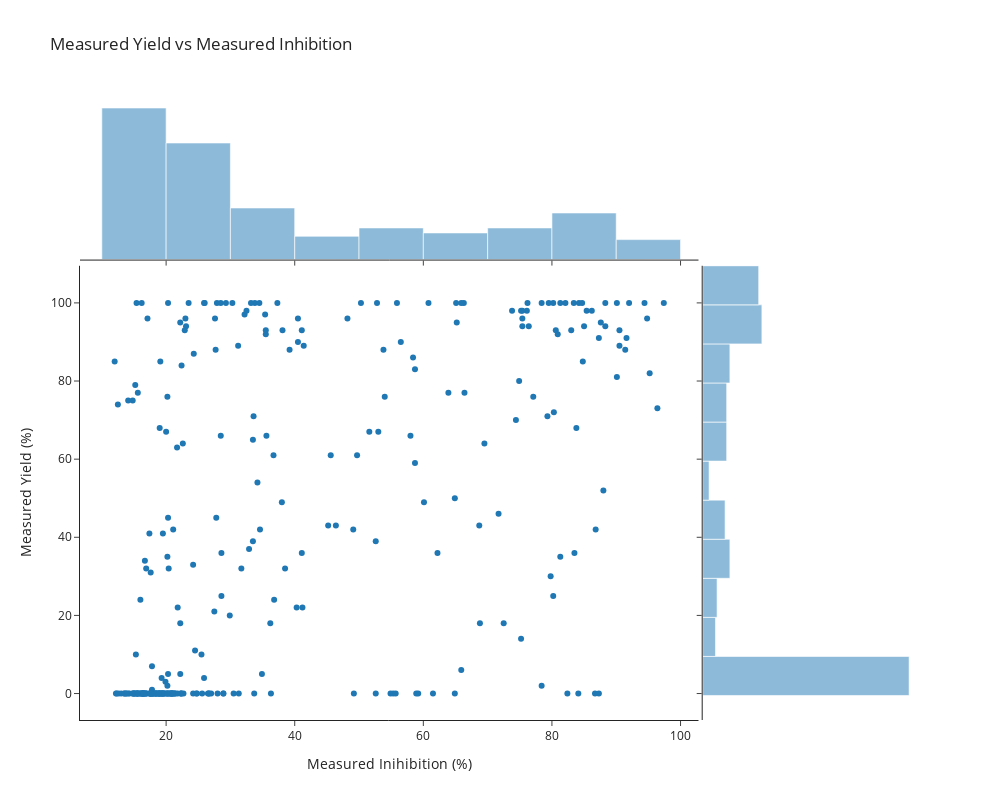

The notebook cell this image was saved under:
### Code cell
import time

fig = px.scatter(merged_df,
                 x='Inhibition (%)',
                 y='yield (%)',
                 width=1000,
                 height=800,
                 title='Measured Yield vs Measured Inhibition',
                labels={
                    "yield (%)": "Measured Yield (%)",
                    "Inhibition (%)": "Measured Inihibition (%)",
                },
                 marginal_x='histogram',
                 marginal_y='histogram',
                 template='simple_white',)
# fig.update_layout(
#     plot_bgcolor="white",
#     xaxis=dict(linecolor="black"),
#     yaxis=dict(linecolor="black")
#     template='simple_white'
#     )
# fig.update_xaxes(ticks="outside")
# fig.update_trace(marker={'size': 15})
# fig.update_yaxes(ticks="outside")
fig.write_image('yield_vs_activity.pdf')
time.sleep(2)
fig.write_image('yield_vs_activity.pdf')
fig.show()
# app = molplotly.add_molecules(
#     fig=fig, df=merged_df, title_col='Molecule Name', smiles_col='smiles', wrap=True, wraplen=25, width=150)

# app.run_server(mode='inline', port=8043, height=650)

### Figure 1 — Plotly figure (JSON) as saved in the notebook; plotly's stock layout.template omitted (floating-point values rounded to 4 significant figures; data arrays with more than 128 entries replaced by an {"elided": "..."} marker saying what was removed)
{"data": [{"hovertemplate": "Measured Inihibition (%)=%{x}<br>Measured Yield (%)=%{y}<extra></extra>", "legendgroup": "", "marker": {"color": "#1F77B4", "symbol": "circle"}, "mode": "markers", "name": "", "orientation": "v", "showlegend": false, "type": "scatter", "x": {"elided": "300 float values"}, "xaxis": "x", "y": {"elided": "300 int values"}, "yaxis": "y"}, {"alignmentgroup": "True", "bingroup": "x", "hovertemplate": "Measured Inihibition (%)=%{x}<br>count=%{y}<extra></extra>", "legendgroup": "", "marker": {"color": "#1F77B4"}, "name": "", "offsetgroup": "", "opacity": 0.5, "showlegend": false, "type": "histogram", "x": {"elided": "300 float values"}, "xaxis": "x3", "yaxis": "y3"}, {"alignmentgroup": "True", "bingroup": "y", "hovertemplate": "Measured Yield (%)=%{y}<br>count=%{x}<extra></extra>", "legendgroup": "", "marker": {"color": "#1F77B4"}, "name": "", "offsetgroup": "", "opacity": 0.5, "showlegend": false, "type": "histogram", "xaxis": "x2", "y": {"elided": "300 int values"}, "yaxis": "y2"}], "layout": {"barmode": "overlay", "height": 800, "legend": {"tracegroupgap": 0}, "title": {"text": "Measured Yield vs Measured Inhibition"}, "width": 1000, "xaxis": {"anchor": "y", "domain": [0, 0.7363], "title": {"text": "Measured Inihibition (%)"}}, "xaxis2": {"anchor": "y2", "domain": [0.7413, 1], "matches": "x2", "showline": false, "showticklabels": false, "ticks": ""}, "xaxis3": {"anchor": "y3", "domain": [0, 0.7363], "matches": "x", "showticklabels": false}, "xaxis4": {"anchor": "y4", "domain": [0.7413, 1], "matches": "x2", "showline": false, "showticklabels": false, "ticks": ""}, "yaxis": {"anchor": "x", "domain": [0, 0.7326], "title": {"text": "Measured Yield (%)"}}, "yaxis2": {"anchor": "x2", "domain": [0, 0.7326], "matches": "y", "showticklabels": false}, "yaxis3": {"anchor": "x3", "domain": [0.7426, 1], "matches": "y3", "showline": false, "showticklabels": false, "ticks": ""}, "yaxis4": {"anchor": "x4", "domain": [0.7426, 1], "matches": "y3", "showline": false, "showticklabels": false, "ticks": ""}}}
